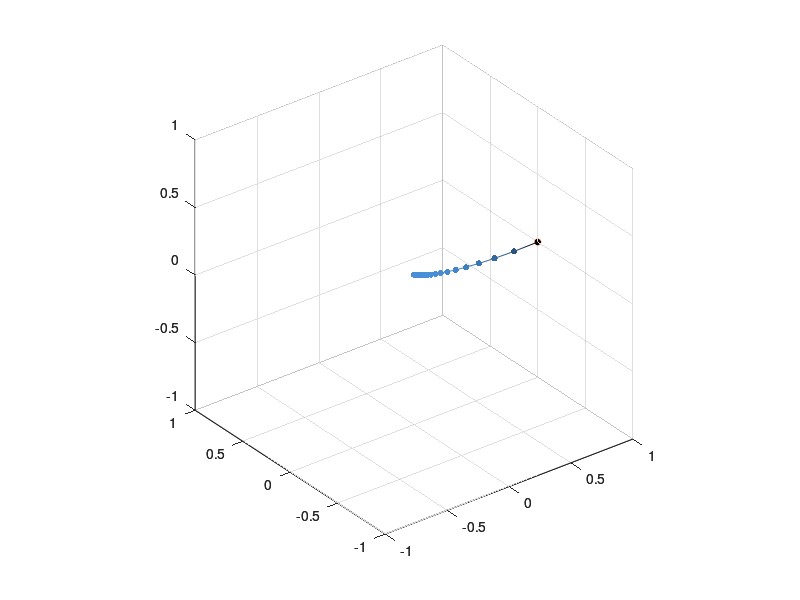

Write MATLAB code to recreate this figure. (Note: this script raises an error after producing the figure.)
lambda=.1;
delta = pi/12;
N=2000;
v0 = [1 0 0]';
theta = pi/2;
m = 3;
omega = 2*pi/m;
p=0.4;

phi = 0;
v = zeros(3,N+1);
v(:,1)=v0;

for j=1:N
    w = v(:,j);
    for k=1:m
        u = [sin(theta)*cos(phi), sin(theta)*sin(phi),cos(theta)]';
        phi = phi + omega;
        w = lambda * u + (1-lambda)*dot(u,w)*u... 
            +sqrt(1-lambda)*(cos(delta)*(w- dot(u,w)*u)...
            + sin(delta)*cross(w,u));
    end
    v(:,j+1) = w;
end

figure;
[x y z] = sphere;
ax1 = axes;
h = surfl(ax1,x,y,z);
set(h,'EdgeAlpha',0.1,'FaceAlpha',.1);
colormap(ax1,summer);
axis equal;
ax2 = axes;
norm = vecnorm(v,2,1);
%colors = 0.75*[(1-norm(:)).^p (1-norm(:)).^p (1-norm(:)).^p];
%colors = [0.75+0.25*norm(:).^p.*(1-norm(:)).^p  0.75*(1-norm(:)).^p 0.75*(1-norm(:)).^p];
colors = [0.3*(1-norm(:)).^p 0.6*(1-norm(:)).^p 0.9*(1-norm(:)).^p];
%colors = [0.1+0.9*norm(:).^p.*(1-norm(:)).^p  0.1 + 0.9*norm(:).^p.*(1-norm(:)).^p (1-norm(:)).^p];
%colors = [zeros(size(norm(:))) (1-norm(:)).^p  0.5 + 0.5*norm(:).^p];
%colors = [zeros(size(norm(:))) norm(:).^p 0.5 + 0.5*(1-norm(:)).^p ];
%colors = [(norm(:)).^p 0*(1-(norm(:)).^p) (1-(norm(:)).^p)];
scatter3(ax2,v(1,:),v(2,:),v(3,:),20,colors,'filled');
hold on;
scatter3(ax2,v(1,1),v(2,1),v(3,1),20,'r+');
patch(ax2,[v(1,:) nan] ,[v(2,:) nan],[v(3,:) nan],1:(N+2),'EdgeColor','interp','FaceColor','none');
colormap(ax2,colors);
axis equal;
hLink = linkprop([ax1,ax2],{'XLim','YLim','ZLim','CameraUpVector','CameraPosition','CameraTarget'});
ax1.Visible = 'off';
ax2.Visible = 'off';